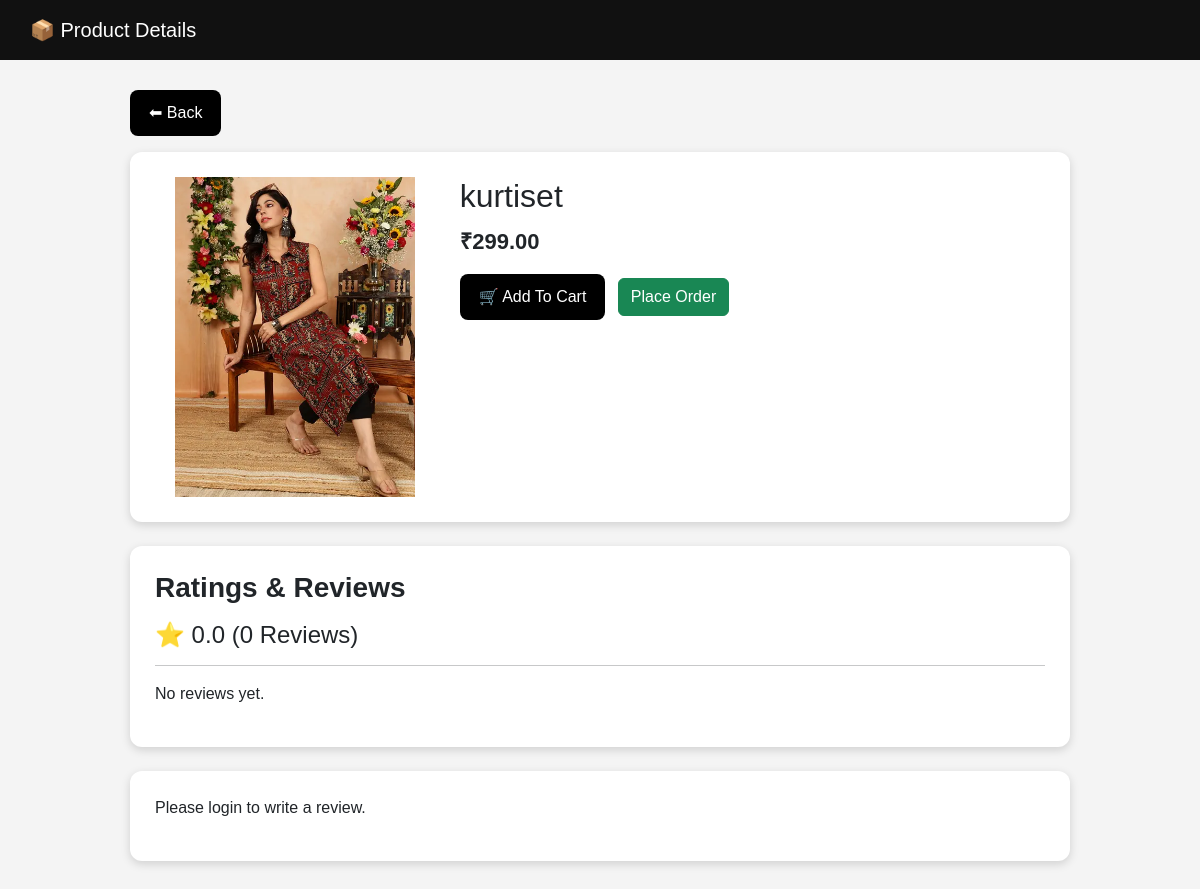
Before: /product/17/ with the older database file.
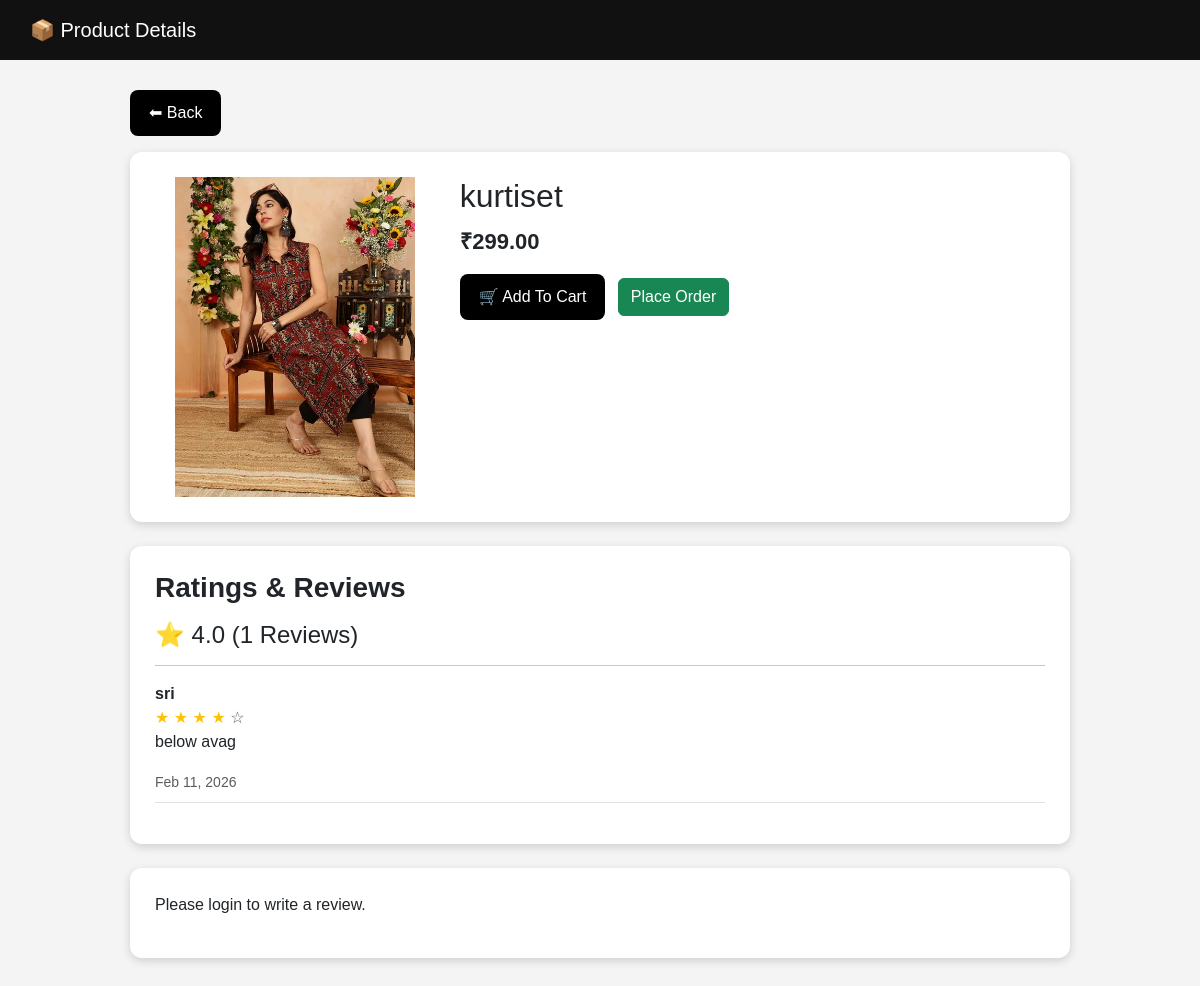
After: the same page with the newer database file.
### signuplogin/models.py (models this page shows, shortened)
class Review(models.Model):
    product = models.ForeignKey(Product, on_delete=models.CASCADE, related_name="reviews")
    user = models.ForeignKey(settings.AUTH_USER_MODEL, on_delete=models.CASCADE)
    rating = models.IntegerField()
    comment = models.TextField()
    created_at = models.DateTimeField(auto_now_add=True)
    class Meta:
        unique_together = ('product', 'user')

### signuplogin/views.py (the view, shortened to what this page needs)
# urls.py: path("product/<int:product_id>/", product_detail, name="product_detail"),
def product_detail(request, product_id):
    product = get_object_or_404(Product, id=product_id)
    reviews = product.reviews.all()
    average_rating = reviews.aggregate(Avg("rating"))["rating__avg"] or 0
    total_reviews = reviews.count()
    viewed = request.session.get("recently_viewed", [])
    if product_id in viewed:
        viewed.remove(product_id)
    viewed.insert(0, product_id)
    request.session["recently_viewed"] = viewed[:4]
    request.session.modified = True
    return render(request, "product_detail.html", {
        "product": product,
        "reviews": reviews,
        "average_rating": average_rating,
        "total_reviews": total_reviews
    })

### cart/context_processors.py (called while the page is built)
def cart_wishlist_counts(request):
    if request.user.is_authenticated:
        return {
            "cart_count": CartItem.objects.filter(user=request.user).count(),
            "wishlist_count": Wishlist.objects.filter(user=request.user).count(),
        }
    return {
        "cart_count": 0,
        "wishlist_count": 0,
    }

### signuplogin/templates/product_detail.html (shortened to what this page needs)
<!DOCTYPE html>
<html>
<head>
    <link href="https://cdn.jsdelivr.net/npm/bootstrap@5.3.2/dist/css/bootstrap.min.css" rel="stylesheet">
</head>
<body>
<div class="header">📦 Product Details</div>
<div class="container-custom">
    <a class="btn btn-dark-custom mb-3" href="/dashboard/">⬅ Back</a>
    <div class="product-card mb-4">
        <div class="row">
            <div class="col-md-4 text-center">
                {% if product.image %}
                    <img src="{{ product.image.url }}" class="product-img">
                {% else %}
                    <img src="https://via.placeholder.com/320" class="product-img">
                {% endif %}
            </div>
            <div class="col-md-8">
                <h2>{{ product.name }}</h2>
                <p class="price">₹{{ product.price }}</p>
                <a class="btn btn-dark-custom me-2"
                   href="{% url 'add_to_cart' product.id %}">
                    🛒 Add To Cart
                </a>
                <a class="btn btn-success"
                   href="{% url 'place_order_single' product.id %}">
                    Place Order
                </a>
            </div>
        </div>
    </div>
    <div class="product-card mb-4">
        <h3 class="fw-bold mb-3">Ratings & Reviews</h3>
        <h4>
            ⭐ {{ average_rating|floatformat:1 }}
            ({{ total_reviews }} Reviews)
        </h4>
        <hr>
        {% for review in reviews %}
            <div class="mb-3 border-bottom pb-2">
                <strong>{{ review.user }}</strong>
                <div>
                    {% for i in "12345" %}
                        {% if forloop.counter <= review.rating %}
                            <span class="text-warning">★</span>
                        {% else %}
                            <span class="text-muted">☆</span>
                        {% endif %}
                    {% endfor %}
                </div>
                <p>{{ review.comment }}</p>
                <small class="text-muted">
                    {{ review.created_at|date:"M d, Y" }}
                </small>
            </div>
        {% empty %}
            <p>No reviews yet.</p>
        {% endfor %}
    </div>
    {% if request.user.is_authenticated %}
    <div class="product-card">
        <h5 class="fw-bold mb-3">Write a Review</h5>
        <form method="post">
            {% csrf_token %}
            <div class="mb-3">
                <label class="form-label">Rating</label>
                <select name="rating" class="form-select" required>
                    <option value="">Select rating</option>
                    <option value="5">★★★★★ (5)</option>
                    <option value="4">★★★★☆ (4)</option>
                    <option value="3">★★★☆☆ (3)</option>
                    <option value="2">★★☆☆☆ (2)</option>
                    <option value="1">★☆☆☆☆ (1)</option>
                </select>
            </div>
            <div class="mb-3">
                <label class="form-label">Your Review</label>
                <textarea name="comment"
                          class="form-control"
                          rows="3"
                          placeholder="Write your experience..."
                          required></textarea>
            </div>
            <button type="submit" class="btn btn-success">
                Submit Review
            </button>
        </form>
    </div>
    {% else %}
        <div class="product-card">
            <p>Please login to write a review.</p>
        </div>
    {% endif %}
</div>
</body>
</html>

Changed rows visible on the page:
added Review: user "sri", rating 4 (drawn), comment "below avag", created_at "Feb 11, 2026"
Other visible differences:
{{ average_rating|floatformat:1 }}: "0.0" → "4.0"
{{ total_reviews }}: "0" → "1"
text no longer shown: "No reviews yet."
